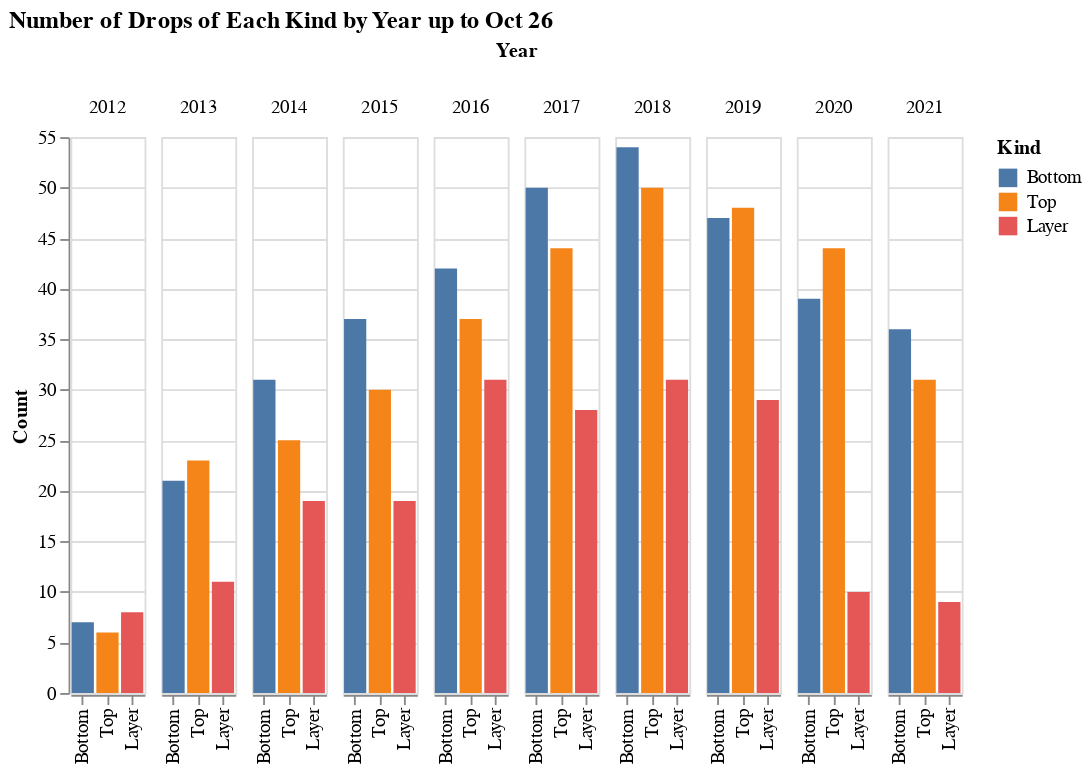

Notebook cell for this chart:
### Code cell
# tdf = df_clothes.groupby(['Kind', 'Year']).count()['Release'].reset_index()
tdf = drops_to_clothes_drops(ytd_df).groupby(['Kind', 'Year']).count()['Release'].reset_index()
tdf.columns = ['Kind', 'Year', 'Count']
alt.Chart(tdf, width=40).mark_bar().encode(
    x=alt.X('Kind:N', sort=kind_sort_order, title=None),
    y='Count:Q',
    color=alt.Color('Kind:N', sort=kind_sort_order),
    column='Year:O',
    tooltip=['Count', ]
).configure_facet(spacing=7).properties(title=f"Number of Drops of Each Kind by Year up to {rel.strftime('%b %d')}")

### Figure 1 — Vega-Lite specification as saved in the notebook (floating-point values rounded to 4 significant figures)
{"$schema": "https://vega.github.io/schema/vega-lite/v4.8.1.json", "config": {"facet": {"spacing": 7}, "view": {"continuousHeight": 300, "continuousWidth": 400}}, "data": {"name": "data-e32c2fa5a125e0a73bdfeee01a84d771"}, "datasets": {"data-e32c2fa5a125e0a73bdfeee01a84d771": [{"Count": 7, "Kind": "Bottom", "Year": 2012}, {"Count": 21, "Kind": "Bottom", "Year": 2013}, {"Count": 31, "Kind": "Bottom", "Year": 2014}, {"Count": 37, "Kind": "Bottom", "Year": 2015}, {"Count": 42, "Kind": "Bottom", "Year": 2016}, {"Count": 50, "Kind": "Bottom", "Year": 2017}, {"Count": 54, "Kind": "Bottom", "Year": 2018}, {"Count": 47, "Kind": "Bottom", "Year": 2019}, {"Count": 39, "Kind": "Bottom", "Year": 2020}, {"Count": 36, "Kind": "Bottom", "Year": 2021}, {"Count": 8, "Kind": "Layer", "Year": 2012}, {"Count": 11, "Kind": "Layer", "Year": 2013}, {"Count": 19, "Kind": "Layer", "Year": 2014}, {"Count": 19, "Kind": "Layer", "Year": 2015}, {"Count": 31, "Kind": "Layer", "Year": 2016}, {"Count": 28, "Kind": "Layer", "Year": 2017}, {"Count": 31, "Kind": "Layer", "Year": 2018}, {"Count": 29, "Kind": "Layer", "Year": 2019}, {"Count": 10, "Kind": "Layer", "Year": 2020}, {"Count": 9, "Kind": "Layer", "Year": 2021}, {"Count": 6, "Kind": "Top", "Year": 2012}, {"Count": 23, "Kind": "Top", "Year": 2013}, {"Count": 25, "Kind": "Top", "Year": 2014}, {"Count": 30, "Kind": "Top", "Year": 2015}, {"Count": 37, "Kind": "Top", "Year": 2016}, {"Count": 44, "Kind": "Top", "Year": 2017}, {"Count": 50, "Kind": "Top", "Year": 2018}, {"Count": 48, "Kind": "Top", "Year": 2019}, {"Count": 44, "Kind": "Top", "Year": 2020}, {"Count": 31, "Kind": "Top", "Year": 2021}]}, "encoding": {"color": {"field": "Kind", "sort": ["Bottom", "Top", "Layer"], "type": "nominal"}, "column": {"field": "Year", "type": "ordinal"}, "tooltip": [{"field": "Count", "type": "quantitative"}], "x": {"field": "Kind", "sort": ["Bottom", "Top", "Layer"], "title": null, "type": "nominal"}, "y": {"field": "Count", "type": "quantitative"}}, "mark": "bar", "title": "Number of Drops of Each Kind by Year up to Oct 26", "width": 40}
